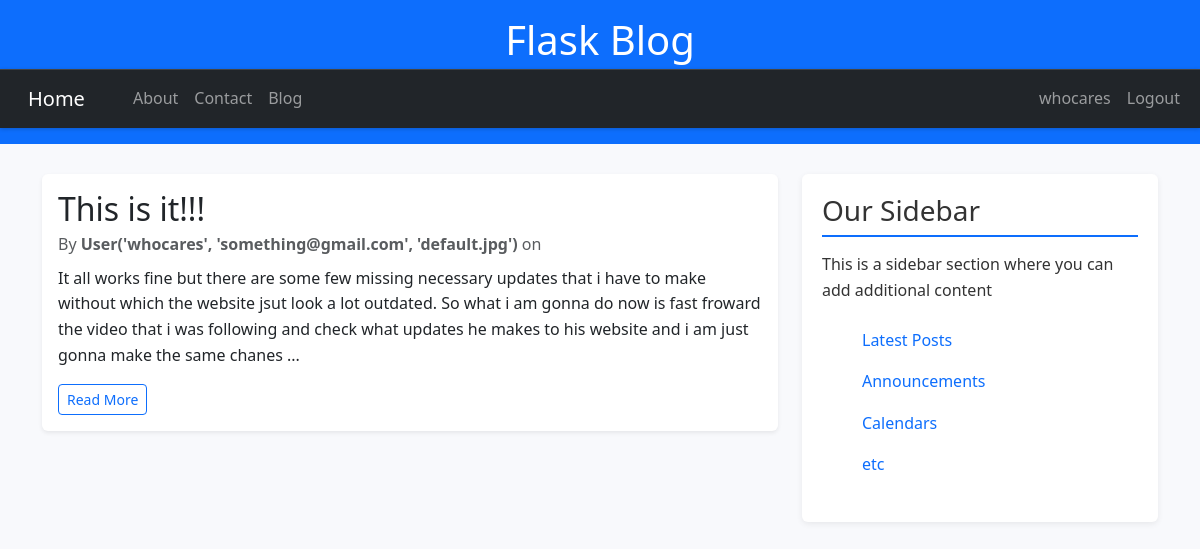
Page /home (signed in) on the committed database.
### flaskBlogs/models.py (models this page shows, shortened)
class User(db.Model, UserMixin):
    __tablename__ = 'users'  # Explicitly set the table name
    id = db.Column(db.Integer,unique=True, primary_key=True)
    name= db.Column(db.String(100), nullable=False)
    username = db.Column(db.String(200), unique=True, nullable=False)
    email = db.Column(db.String(150), unique=True, nullable=False)
    image_file = db.Column(db.String(20), nullable=False, default='default.jpg')
    password = db.Column(db.String(60), nullable=False)
    posts = db.relationship('Post', backref='author', lazy=True)
    def __repr__(self):
        return f"User('{self.username}', '{self.email}', '{self.image_file}')"

class Post(db.Model, UserMixin):
    __tablename__ = 'posts'  # Explicitly set the table name
    id = db.Column(db.Integer, unique=True, primary_key=True)
    title = db.Column(db.String(100), nullable=False)
    content = db.Column(db.Text, nullable=False)
    date_posted = db.Column(db.DateTime, default=datetime.utcnow)
    is_public = db.Column(db.Boolean, default=True, nullable=False)
    user_id = db.Column(db.Integer, db.ForeignKey('users.id'), nullable=False)

### flaskBlogs/routes.py (the view)
@app.route('/')
@app.route('/home')
def home():
    posts = Post.query.filter_by(is_public = True).order_by(Post.date_posted.desc()).all()
    return render_template('home.html', posts=posts)

### flaskBlogs/__init__.py (called while the page is built)
@login_manager.user_loader
def load_user(user_id):
    return User.query.get(int(user_id))

### flaskBlogs/templates/home.html
{% extends "base.html" %}
{% block content %}
  {% for post in posts %}
    <article class="blog-post card mb-4 shadow-sm border-0">
      <div class="card-body">
        <h2 class="card-title">
          <a href="/post" class="text-decoration-none text-dark">
            {{ post.title }}
          </a>
        </h2>
        <p class="card-subtitle text-muted mb-2">
          By <strong>{{ post.author }}</strong> on {{ post.date }}
        </p>
        <p class="card-text">
          {{ post.content[:300] }}...
        </p>
        <a href="{{ url_for('post', post_id=post.id) }}" class="btn btn-sm btn-outline-primary">Read More</a>
      </div>
    </article>
  {% endfor %}
{% endblock content %}

### flaskBlogs/templates/base.html (shortened to what this page needs)
<!DOCTYPE html>
<html lang="en">
<head>
    <link rel="stylesheet" href="https://cdn.jsdelivr.net/npm/bootstrap@5.3.7/dist/css/bootstrap.rtl.min.css">
    <link rel="stylesheet" type="text/css" href="{{ url_for('static', filename='main.css') }}">
</head>
<body>
    <header class="bg-primary text-white text-center py-3">
        <h1>Flask Blog</h1>
        <nav class="navbar navbar-expand-lg navbar-dark bg-dark">
            <div class="container-fluid">
                <a class="navbar-brand" href="/">Home</a>
                    <div class="collapse navbar-collapse" id="navbarNav">
                    <div class="d-flex w-100 justify-content-between align-items-center">
                        <ul class="navbar-nav">
                        <li class="nav-item">
                            <a class="nav-link" href="/about">About</a>
                        </li>
                        <li class="nav-item">
                            <a class="nav-link" href="/contact">Contact</a>
                        </li>
                        <li class="nav-item">
                            <a class="nav-link" href="/blog">Blog</a>
                        </li>
                        </ul>
                        <ul class="navbar-nav">
                            {% if current_user.is_authenticated %}
                                <li class="nav-item">
                                    <a class="nav-link" href="{{ url_for('account') }}">{{ current_user.username }}</a>
                                </li>
                                <li class="nav-item">
                                    <a class="nav-link" href="{{ url_for('logout') }}">Logout</a>
                                </li>
                            {% endif %}
                        </ul>
                    </div>
                    </div>
            </div>
        </nav>
    </header>
    <main role="main" class="container mt-4">
        <div class="row">
            <div class="col-md-8">
                {% block content %}{% endblock %}
            </div>
            {% if not hide_sidebar %}
            <div class="col-md-4">
                <div class="content-section">
                    <h3>Our Sidebar</h3>
                    <p>This is a sidebar section where you can add additional content
                     <ul class="list-group">
                        <li class="list-group">Latest Posts</li>
                        <li class="list-group">Announcements</li>
                        <li class="list-group">Calendars</li>
                        <li class="list-group">etc</li>
                     </ul>
                    </p>
                </div>
            </div>
            {% endif %}
        </div>
    </main>
</body>

### flaskBlogs/static/main.css (style rules this page uses)
body { font-family: 'Segoe UI', sans-serif; background-color: #f8f9fc; color: #333; line-height: 1.6; }
header h1 { font-size: 2.5rem; margin-bottom: 0.3rem; }
nav.navbar { border-top: 1px solid #444; box-shadow: 0 1px 4px rgba(0, 0, 0, 0.2); }
.navbar-nav .nav-link { transition: color 0.2s ease-in-out; }
.content-section { background: #fff; padding: 20px; border-radius: 6px; box-shadow: 0 2px 6px rgba(0, 0, 0, 0.07); }
.content-section h3 { border-bottom: 2px solid #0d6efd; padding-bottom: 8px; margin-bottom: 15px; }
.list-group li { border: none; padding: 8px 0; font-weight: 500; color: #0d6efd; }
main .row { margin-top: 30px; }
#navbarNav { display: flex; justify-content: space-between; width: 100%; }

### rows in the picture
User: username "whocares"
Post: title "This is it!!!", author "User('whocares', 'something@gmail.com', 'default.jpg')", content "It all works fine but there are some few missing necessary updates that i have to make without which the website jsut look a lot outdated. So what i am gonna do now is fast froward the video that i was following and check what updates he makes to his website and i am just gonna make the same chanes"
